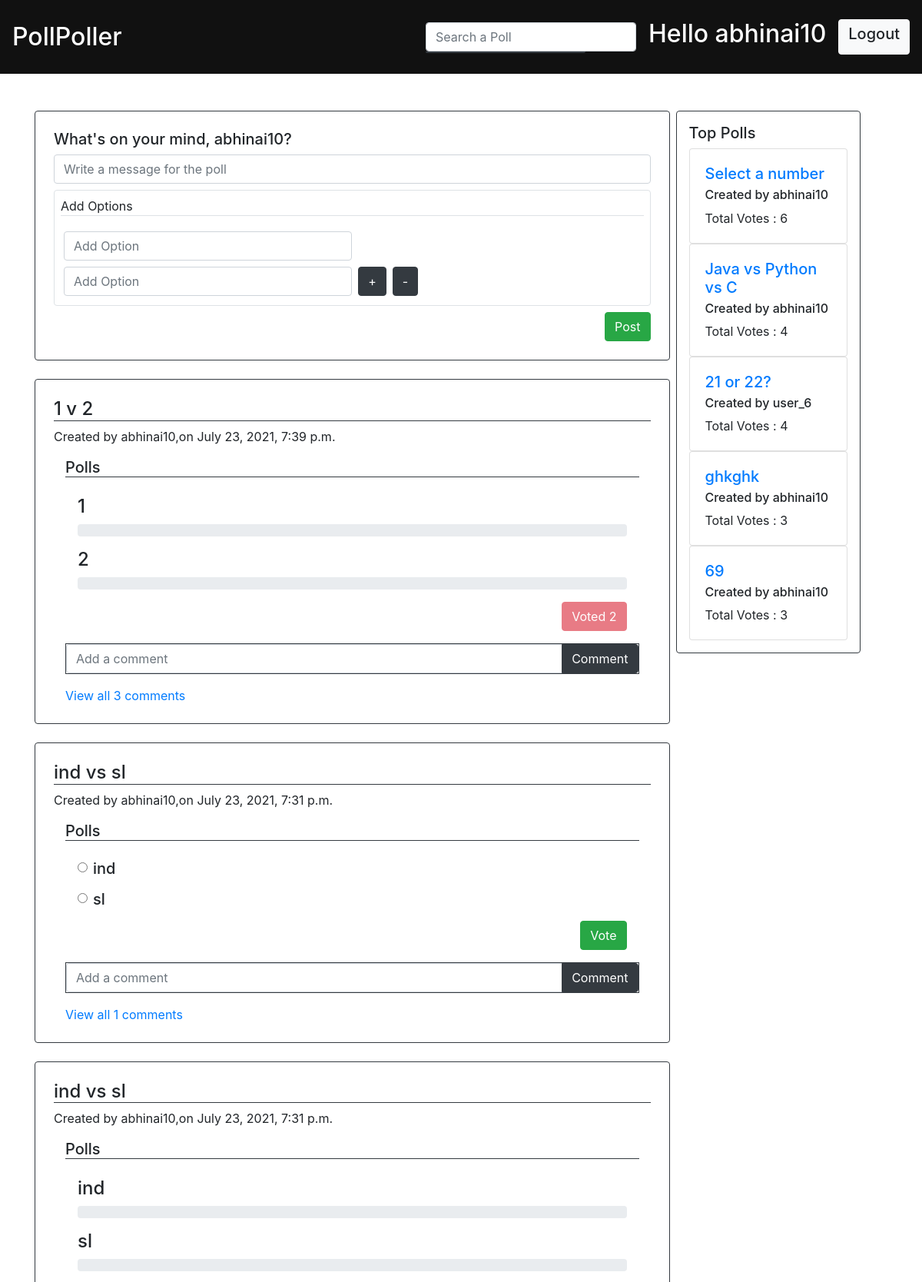
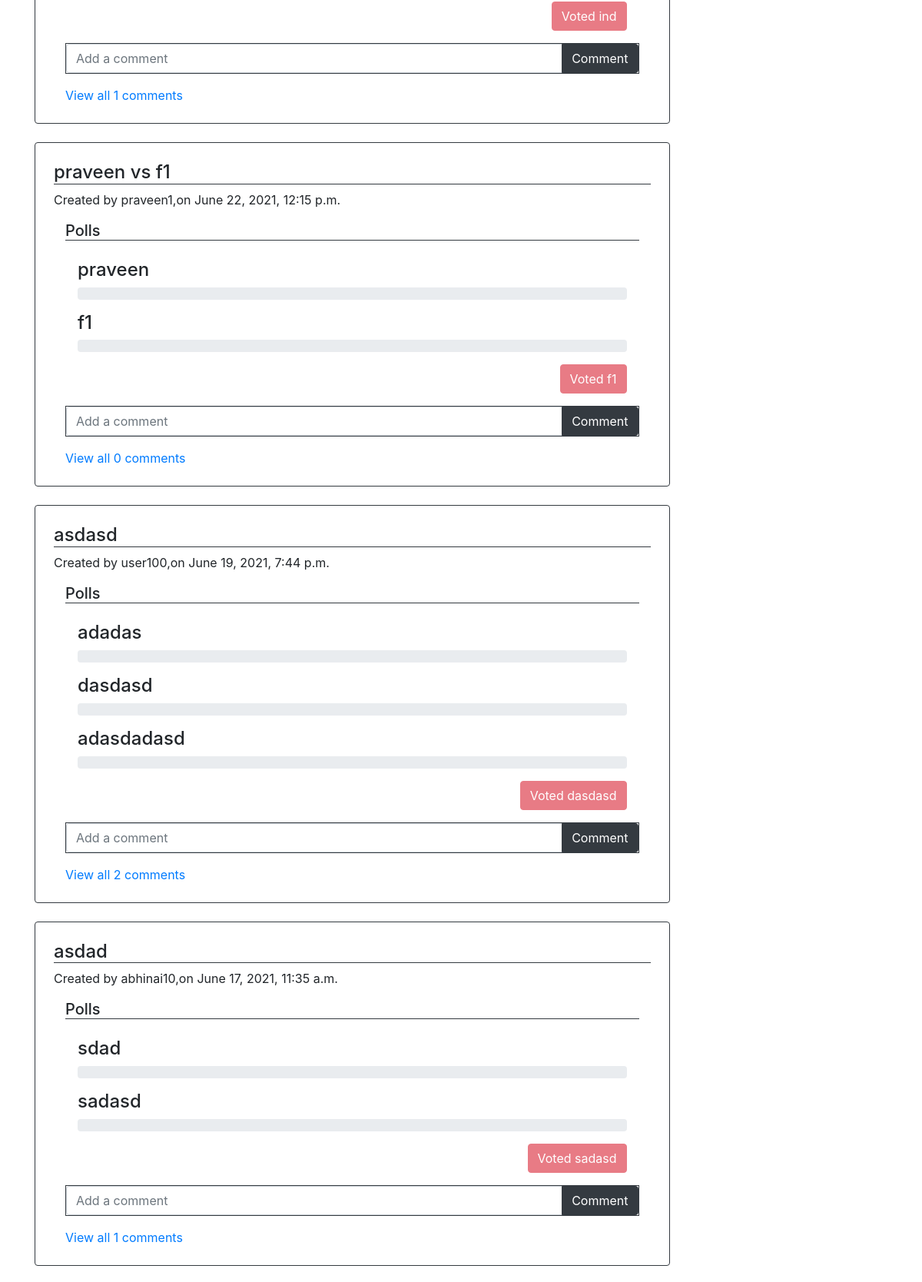
The app's page /allpolls/ (signed in, upper part) with its own data (2 pictures, top to bottom).
### polls/models.py (models this page shows, shortened)
class Poll(models.Model):
    title = models.CharField(max_length=50)
    date = models.DateTimeField(default=datetime.now)
    creator = models.ForeignKey(User, on_delete=models.CASCADE)
    likes = models.IntegerField(default=0)

class PollsOptions(models.Model):
    pollOption = models.CharField(max_length=30)
    poll = models.ForeignKey(Poll, on_delete=models.CASCADE)
    pollOptionVotes = models.IntegerField(default=0)

class VotedBy(models.Model):
    poll = models.ForeignKey(Poll, on_delete=models.CASCADE)
    polled_by = models.ForeignKey(User,on_delete=models.CASCADE)
    polledOpt = models.ForeignKey(PollsOptions,on_delete=models.CASCADE)
    date = models.DateTimeField(default=datetime.now)

class CommentBy(models.Model):
    poll = models.ForeignKey(Poll,on_delete=models.CASCADE)
    comment = models.TextField(null=True)
    comment_by = models.ForeignKey(User, on_delete=models.CASCADE)
    date = models.DateTimeField(default=datetime.now)

### polls/views.py (the view, shortened to what this page needs)
# urls.py: path('allpolls/', views.polls_view, name='allpolls'),
@login_required(login_url='users:login')
def polls_view(request):
    polls = Poll.objects.all().order_by('date').reverse()
    DATA=[]
    for poll in polls:
        data = {}
        data['poll'] = poll
        try:
            data['status'] = VotedBy.objects.get(poll=poll,polled_by = request.user)
        except:
            data['status'] = None
        DATA.append(data)
    pageNumber = request.GET.get('page')
    paginator = Paginator(DATA, 10)
    pagePolls = paginator.get_page(pageNumber)
    context = {
        'DATA':pagePolls,
    }
    return render(request,'polls/polls.html',context)

### templates/polls/polls.html (shortened to what this page needs)
{% extends 'base.html' %}
{% load static%}
{% block content %}
    <div class="container d-flex ">
        <div class="mt-5 poll w-75">
            <div class="border border-dark rounded p-4">
                <h5>What's on your mind, {{request.user}}?</h5>
                <form action="{% url 'polls:allpolls' %}" method="post">
                    <input class="form-control rounded " type="text" name="description" placeholder="Write a message for the poll"
                    required>
                    <div class="border rounded  mt-2 p-2">
                        <p class="border-bottom">Add Options</p>
                        <div class="d-flex flex-column options">
                            <div class="d-flex m-1 each_option">
                                <input  placeholder="Add Option" name='option' class="form-control w-50 mr-2" type="text"
                                required>
                            </div>
                            <div class="d-flex m-1 each_option">
                                <input placeholder="Add Option"  name='option' class="form-control w-50 mr-2" type="text"
                                required>
                                <button class="btn btn-dark " id="add-item">+</button>
                                <button class="btn btn-dark ml-2"  id="delete_item">-</button>
                            </div>
                        </div>
                    </div>
                    <div class="d-flex justify-content-end mt-2">
                        <button class="btn btn-success">Post</button>
                    </div>
                </form>
            </div>
        </div>
        <div class="mt-5 ml-2  w-25">
            <div class="border border-dark rounded position-fixed p-3 top-polls"
            style="width: 20%;">
                <h5>Top Polls</h5>
                <div class="top-polls-polls">
                </div>
            </div>
        </div>
    </div>
    {% for poll in DATA%}
    <div class="container d-flex ">
        <div class="mt-4 poll w-75">
            <div class="border border-dark rounded p-4">
                <h4 class='border-bottom border-dark'>{{poll.poll.title}}</h4>
                <p>Created by {{poll.poll.creator.username}},on {{poll.poll.date}}</p>
                <div class='container-fluid'>
                    <h5 class='border-bottom border-dark' >Polls</h5>
                    {% if poll.status %}
                        <div class="p-3 voted-poll">
                            {% for opt in poll.poll.pollsoptions_set.all %}
                                <label class="mb-2 h4 lb-{{opt.id}}" for="">{{opt.pollOption}}</label>
                                <div class="progress mb-3 voted-{{opt.id}}">
                                </div>
                            {% endfor %}
                            <div class="d-flex justify-content-end">
                                <button class="btn btn-danger vote" disabled
                                style="cursor: not-allowed;"
                                >Voted
                                    {{poll.status.polledOpt.pollOption}}
                                </button>
                            </div>
                        </div>
                    {% else %}
                        <div class="unvoted-poll">
                            <form class="p-3">
                                <div class="{{poll.poll.id}}">
                                    {% for opt in poll.poll.pollsoptions_set.all %}
                                    <div class="form-check mb-3">
                                        <input class="form-check-input" type="radio" name="{{poll.poll.id}}" id="{{opt.pollOption}}"
                                            value='{{opt.id}}' required>
                                        <label class="form-check-label h5" for="{{opt.pollOption}}">{{opt.pollOption}}</label>
                                    </div>
                                    {% endfor %}
                                </div>
                                <div class="d-flex justify-content-end">
                                    <button class="btn btn-success vote">Vote</button>
                                </div>
                            </form>
                        </div>
                    {% endif %}
                    <form >
                        <div class="input-group mb-3 border border-dark">
                            <input type="text" class="form-control " placeholder="Add a comment" aria-label="Recipientusername"
                                aria-describedby="basic-addon2">
                            <div class="input-group-append">
                                <button class="btn btn-dark text-white post-comment" type="button">Comment</button>
                            </div>
                        </div>
                    </form>
                    <div>
                        <a  href="{% url 'polls:poll' poll.poll.id %}" id= poll_{{poll.poll.id}}>View all <span>{{poll.poll.commentby_set.all|length}}</span> comments</a>
                    </div>
                </div>
            </div>
        </div>
        <div class="mt-4 ml-2  w-25"></div>
    </div>
    {% endfor %}
{% endblock %}

### templates/base.html (shortened to what this page needs)
{% load static  %}
<html lang="en">
    <head>
        <link rel="stylesheet" href="{% static 'css/base.css' %}">
    </head>
    <body>
        <nav class="navbar navbar-dark sticky-top " style="background-color: #111;">
            <a class="navbar-brand h1 mt-3 " href="{% url 'polls:allpolls' %}">
                <h2>PollPoller</h2>
            </a>
            {% if user.is_authenticated %}
                <div class="d-flex">
                    <div class="mr-3 pt-1">
                        <div class="">
                            <input class="form-control  search-polls" type="search" placeholder="Search a Poll"
                                aria-label="Search">
                            <ul class="list-group suggestions-box border border-dark">
                            </ul>
                        </div>
                    </div>
                    <div class="logged-in-nav ">
                        <h2 class="text-white mr-3">Hello  <a href="{% url 'users:profile' %}" style="color: white;text-decoration: none;">{{user.username}}</a> </h2>
                        <a href="{% url 'users:logout' %}"><button class="btn btn-light">
                                <h5>Logout</h5>
                            </button></a>
                    </div>
                </div>
            {% endif %}
        </nav>
        <div class="mb-4" >
            {% block content %}
            {% endblock %}
        </div>
        <link rel="stylesheet" href="https://stackpath.bootstrapcdn.com/bootstrap/4.4.1/css/bootstrap.min.css"
>
    </body>
</html>

### static/css/base.css (style rules this page uses)
.logged-in-nav { display: flex; direction: ltr; justify-content: flex-end; align-items: stretch }
.suggestions-box { border-radius: 0px 0px 5px 5px !important; position: absolute !important; width: 13rem !important; }
form { padding: 0px; margin: 0px; }
nav { position: relative; }

### records on screen
Poll: poll "1 v 2", poll.creator.username "abhinai10", poll "July 23, 2021, 7:39 p.m.", status.polledOpt.pollOption "2", poll.commentby_set.all|length "3"
PollsOptions: pollOption "1"
PollsOptions: pollOption "2"
Poll: poll "ind vs sl", poll.creator.username "abhinai10", poll "July 23, 2021, 7:31 p.m.", poll.commentby_set.all|length "1"
PollsOptions: pollOption "ind"
PollsOptions: pollOption "sl"
Poll: poll "ind vs sl", poll.creator.username "abhinai10", poll "July 23, 2021, 7:31 p.m.", status.polledOpt.pollOption "ind", poll.commentby_set.all|length "1"
PollsOptions: pollOption "ind"
PollsOptions: pollOption "sl"
Poll: poll "praveen vs f1", poll.creator.username "praveen1", poll "June 22, 2021, 12:15 p.m.", status.polledOpt.pollOption "f1", poll.commentby_set.all|length "0"
PollsOptions: pollOption "praveen"
PollsOptions: pollOption "f1"
Poll: poll "asdasd", poll.creator.username "user100", poll "June 19, 2021, 7:44 p.m.", status.polledOpt.pollOption "dasdasd", poll.commentby_set.all|length "2"
PollsOptions: pollOption "adadas"
PollsOptions: pollOption "dasdasd"
PollsOptions: pollOption "adasdadasd"
Poll: poll "asdad", poll.creator.username "abhinai10", poll "June 17, 2021, 11:35 a.m.", status.polledOpt.pollOption "sadasd", poll.commentby_set.all|length "1"
PollsOptions: pollOption "sdad"
PollsOptions: pollOption "sadasd"

### other values on screen
{{ user.username }} "abhinai10"
{{ request.user }} "abhinai10"
